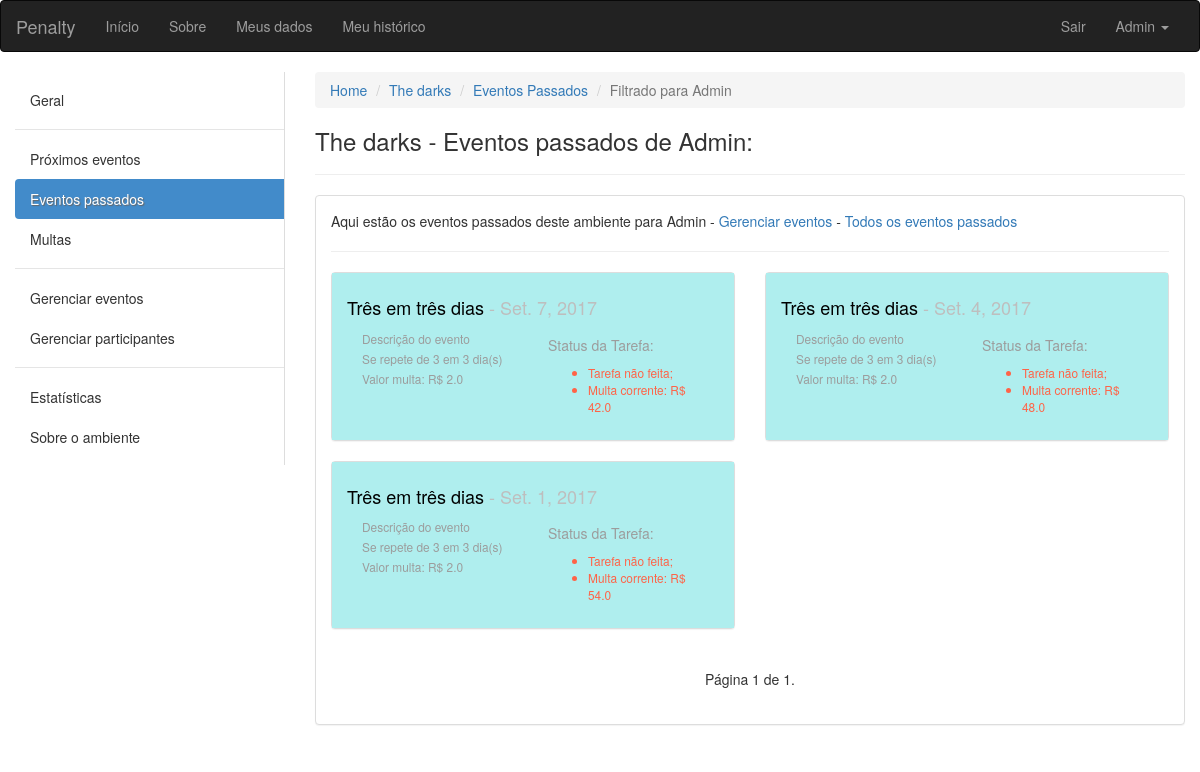
Before: /ambiente/2/passados/admin/ (signed in) with the older database file.
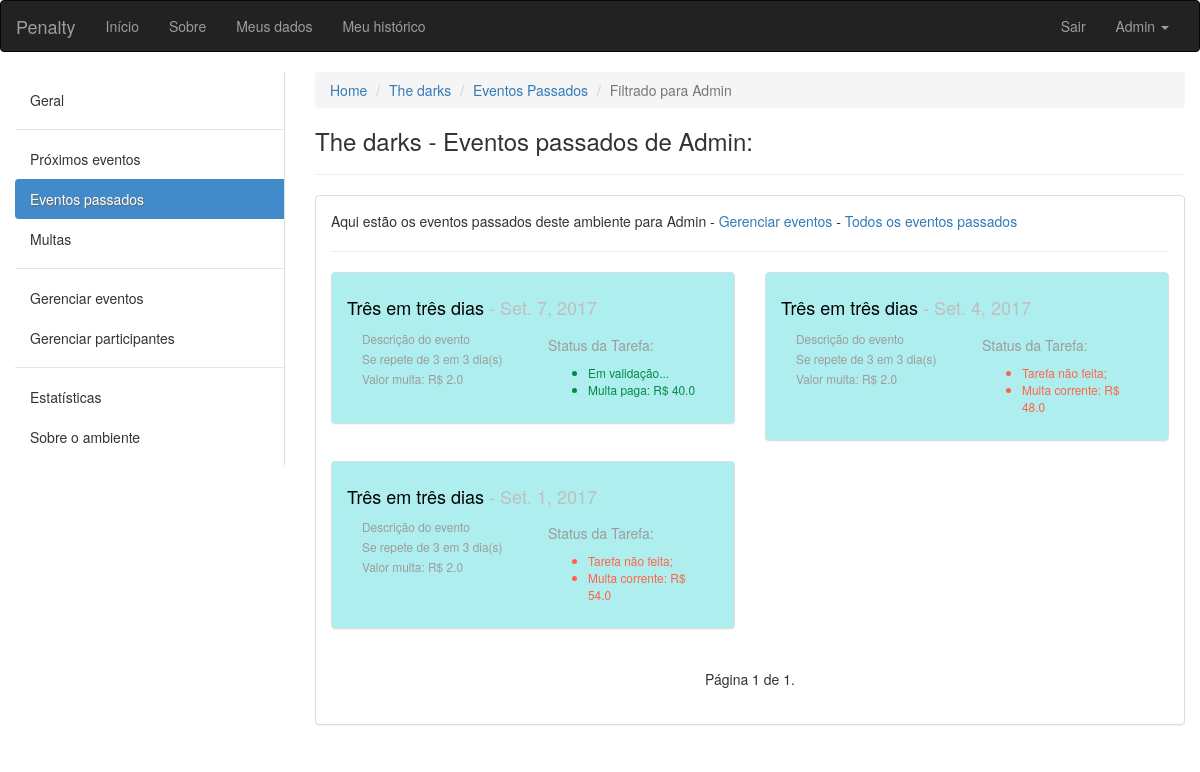
After: the same page with the newer database file.
### ambiente/models.py (models this page shows, shortened)
class Evento(models.Model):
	INTERVALOS = (
        ('D', 'Dias'),
        ('S', 'Semanas'),
        ('M', 'Meses'),
    )
	nome = models.CharField(max_length=100, verbose_name='Nome', null=False, blank=False)
	descricao = models.CharField(max_length=100, verbose_name='Descrição', null=True, blank=False)
	criador = models.ForeignKey(User, verbose_name='Criador', null=False, blank=False, related_name='+', default=1)
	responsavel = models.ForeignKey(User, verbose_name='Responsavel pela tarefa', null=False, blank=False, related_name='+', default=1)
	ambiente = models.ForeignKey(Ambiente, verbose_name='Ambiente', null=False, blank=False, related_name='+')
	data_inicio = models.DateField(default=date.today)
	data_fim = models.DateField(verbose_name='Data de término')
	dia_evento = models.DateField()
	id_agrupador = models.IntegerField()
	valor_multa = models.FloatField(verbose_name='Valor da multa', blank=False, default=2.0)
	quantidade_intervalos_repeticao = models.IntegerField(verbose_name='Se repete em')
	intervalo = models.CharField(max_length=40, choices=INTERVALOS, null=False, blank=False)
	solicitacao_de_validacao = models.BooleanField(default=False)
	momento_da_solicitacao = models.DateTimeField(blank=True, null=True)
	def action_rules(self):
		if self.dia_evento > date.today():
			return False # Se a data do evento for futura não mostre botões
		elif self.solicitacao_de_validacao: # Se o responsável tiver solicitado...
			if self.momento_da_solicitacao.replace(day=self.momento_da_solicitacao.day + 2) > timezone.now():
				return 1 # Se houve solicitação, os outros usuários tem 2 dias a mais para refutar que o responsável não cumpriu com o dever
			return 2 # Passou os dois dias, tarefa validada
		else: # Se o responsável não tiver solicitado...
			if self.dia_evento == date.today():
				return 3 # Poderá solicitar cumprimento da tarefa
			elif self.dia_evento < date.today():
				return 4 # Multa está correndo
	def multa_corrente(self):
		if date.today() < self.dia_evento:
			return 0.0
		elif self.solicitacao_de_validacao:
			return self.valor_multa * (date(self.momento_da_solicitacao.year, self.momento_da_solicitacao.month, self.momento_da_solicitacao.day) - self.dia_evento).days
		else:
			return self.valor_multa * (date.today() - self.dia_evento).days

### ambiente/views.py (the view)
# urls.py: url(r'^(?P<pkambiente>[0-9]+)/passados/(?P<username>[\w.@+-]+)/$', views.eventos_passados_por_participante, name='eventos_passados_por_participante'),
def eventos_passados_por_participante(request, pkambiente, username):
	ambiente = get_object_or_404(Ambiente, pk=pkambiente)
	get_object_or_404(ambiente.participantes, pk=request.user.pk)
	tarefas = Evento.objects.filter(ambiente=ambiente).filter(dia_evento__lt=date.today()).filter(responsavel=get_object_or_404(User, username=username)).order_by('dia_evento')[::-1]
	paginator = Paginator(tarefas, 14) # Mostra 15 contatos por página
	try:
		page = int(request.GET.get('page', '1'))
	except ValueError:
		page = 1
	try:
		lista = paginator.page(page)
	except (EmptyPage, InvalidPage):
		lista = paginator.page(paginator.num_pages)
	return render(request, 'eventos_passados_por_participante.html', {'ambiente':ambiente, 'eventos':lista, 'participante':get_object_or_404(User, username=username)})

### ambiente/templatetags/aux_tags.py (called while the page is built)
@register.filter(name='typedata')
def typedata(value):
	if value == "D":
		return "dia(s)"
	elif value == "S":
		return "semana(s)"
	return "mes(es)"

### ambiente/templates/eventos_passados_por_participante.html (shortened to what this page needs)
{% extends "base.html" %}
{% load aux_tags %}
{% block conteudo %}
<div class="container-fluid">
	<div class="row">
		<div class="col-sm-3">
		    <nav class="nav-sidebar">
		        <ul class="nav">
		            <li><a href="{% url 'ambiente:ambiente' ambiente.pk %}">Geral</a></li>
		            <li class="nav-divider"></li>
		            <li><a href="{% url 'ambiente:proximos_eventos' ambiente.pk %}">Próximos eventos</a></li>
		            <li class="active"><a href="javascript:;">Eventos passados</a></li>
		            <li><a href="javascript:;">Multas</a></li>
		            <li class="nav-divider"></li>
		            <li><a href="{% url 'ambiente:eventos' ambiente.pk %}">Gerenciar eventos</a></li>
		            <li><a href="{% url 'ambiente:participantes' ambiente.pk %}">Gerenciar participantes</a></li>
		            <li class="nav-divider"></li>
		            <li><a href="javascript:;">Estatísticas</a></li>
		            <li><a href="javascript:;">Sobre o ambiente</a></li>
		        </ul>
		    </nav>
		</div>
	<div class="col-sm-9">
		<ol class="breadcrumb">
		  <li><a href="#">Home</a></li>
		  <li><a href="{% url 'ambiente:ambiente' ambiente.pk %}">{{ ambiente.nome }}</a></li>
		  <li><a href="{% url 'ambiente:eventos_passados' ambiente.pk %}">Eventos Passados</a></li>
		  <li class="active">Filtrado para {{ participante.first_name }}</li>
		</ol>
		<h3>{{ ambiente.nome }} - Eventos passados de {{ participante.first_name }}:</h3>
		<hr>
		<div class="panel panel-default">
		  <div class="panel-body">
		  <p>Aqui estão os eventos passados deste ambiente para {{ participante.first_name }} - <a href="{% url 'ambiente:eventos' ambiente.pk %}">Gerenciar eventos</a> - <a href="{% url 'ambiente:eventos_passados' ambiente.pk %}">Todos os eventos passados</a></p></p>
		  <hr>
		  <div class="row">
		  {% for evento in eventos %}
		  <div class="col-xs-12 col-sm-12 col-md-12 col-lg-6">
		  	<div class="panel panel-default">
		  	  {% if evento.intervalo == "D" %}
		  	  	<div class="panel-body dias">
		  	  {% elif evento.intervalo == "S" %}
		  	  	<div class="panel-body semanas">
		  	  {% else %}
		  	    <div class="panel-body meses">
		  	  {% endif %}
			    <h4><a href="{% url 'ambiente:tarefa' ambiente.pk evento.pk %}" class="titulopindex">{{ evento.nome }}</a><span class="pCinza"> - {{ evento.dia_evento }}</span></h4>
			    <div class="col-xs-12 col-sm-12 col-md-6 col-lg-6">
			    	<small class="pCinzaUser">
				    	{{ evento.descricao }}<br>
				    	Se repete de {{ evento.quantidade_intervalos_repeticao }} em {{ evento.quantidade_intervalos_repeticao }} {{ evento.intervalo|typedata }}<br>
				    	Valor multa: R$ {{ evento.valor_multa }}<br>
			    	</small>
			    </div>
			    <div class="col-xs-12 col-sm-12 col-md-6 col-lg-6">
			    	<small class="pCinzaUser">
			    	<h5>Status da Tarefa:</h5>
			    	<ul>
			    		{% if evento.action_rules == 1 %}
			    			<li style="color: #008B45;">Em validação...</li>
			    			{% if evento.multa_corrente > 0 %}
			    				<li style="color: #008B45;">Multa paga: R$ {{ evento.multa_corrente }}</li>
		    				{% endif %}
			    		{% elif evento.action_rules == 2 %}
			    			<li>Tarefa validada.</li>
			    			{% if evento.multa_corrente > 0 %}
			    				<li>Multa paga: R$ {{ evento.multa_corrente }}</li>
		    				{% endif %}
		    			{% elif evento.action_rules == 3 %}
			    			<li>Evento para hoje!</li>
			    		{% elif evento.action_rules == 4 %}
			    			<li style="color: #FF6347;">Tarefa não feita;</li>
			    			{% if evento.multa_corrente > 0 %}
			    				<li style="color: #FF6347;">Multa corrente: R$ {{ evento.multa_corrente }}</li>
		    				{% endif %}
			    		{% endif %}
			    	</ul>
			    </small>
			    </div>
			  </div>
			</div>
		  </div>
		  {% empty %}
		  	<div class="container">
		  		<p>Não há nenhuma tarefa futura neste ambiente.</p>
		  	</div>
		  {% endfor %}
		  </div>
		  <div class="col-sm-6 col-sm-offset-3">
		  <nav aria-label="Page navigation">
			  <ul class="pager">
			    Página {{ eventos.number }} de {{ eventos.paginator.num_pages }}.
			  </ul>
			</nav>
			</div>
		  </div>
		</div>
	</div>
</div>
{% endblock conteudo %}

Changed rows visible on the page:
changed Evento "Set. 7, 2017": multa_corrente "42.0" → "40.0"; solicitacao_de_validacao "Tarefa não feita; Multa corrente: R$" → "Em validação... Multa paga: R$"
